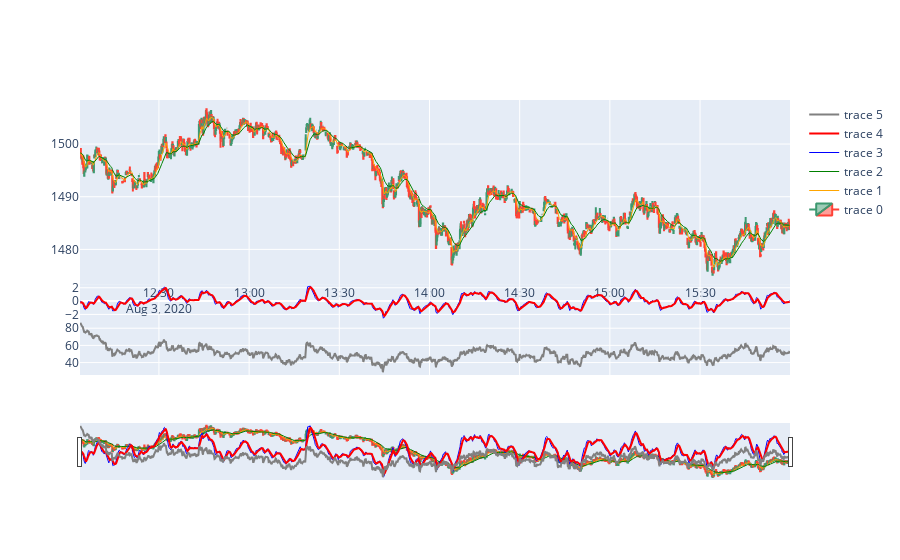

This figure's notebook cell:
### Code cell
### TEST NORMAL 
pd.set_option("display.max_rows", None, "display.max_columns", None)

import plotly.graph_objects as go
from plotly.subplots import make_subplots

import matplotlib.pyplot as plt
from pandas.plotting import register_matplotlib_converters
register_matplotlib_converters()
plt.rcParams["figure.figsize"] = [15, 10]

b=a.copy()
b.columns=b.columns.droplevel()

def setMA(df,p_swma=8,p_lwma=24,p_signal=6,p_rsi=36):
    exp1 = df.close_price.ewm(span=p_swma, adjust=False).mean()
    exp2 = df.close_price.ewm(span=p_lwma, adjust=False).mean()
    df['close_ch'] = df.close_price.diff(1)
    df['swma'] = exp1
    df['lwma'] = exp2
    df['macd'] = exp1-exp2
    df['macd_dir'] = ""
    df['macd_ch'] = df.macd.diff(1)
    df['signal'] = b.macd.ewm(span=p_signal, adjust=False).mean()
    df['signal_ch'] = df.signal.diff(2)/2
    df['conv']=df.macd_ch-df.signal_ch
    df['conv_ch']=df.macd_ch-df.signal_ch
    df['conv_ch_ewma']=df.conv_ch.ewm(span=4,adjust=False).mean()
    close = df['close_price']
    delta = close.diff() 
    up, down = delta.copy(), delta.copy()
    up[up < 0] = 0
    down[down > 0] = 0
    roll_up = up.ewm(com=p_rsi - 1, adjust=False).mean()
    roll_down = down.ewm(com=p_rsi - 1, adjust=False).mean().abs()
    rs = roll_up / roll_down   # relative strength =  average gain/average loss
    rsi = 100-(100/(1+rs))
    df['rsi'] = rsi
    
    return df[p_lwma-1:]

df = setMA(b)

fig = make_subplots(rows=3, cols=1, 
                    shared_xaxes=True, 
                    vertical_spacing=0.02)
candlesticks = go.Candlestick(x=df.index,
                open=df['open_price'],
                high=df['high'],
                low=df['low'],
                close=df['close_price'])
swma = go.Scatter(x=df.index, y=df.swma, line=dict(color='orange', width=1))
lwma = go.Scatter(x=df.index, y=df.lwma, line=dict(color='green', width=1))

macd = go.Scatter(x=df.index, y=df.macd, line=dict(color='blue', width=1),yaxis="y2")
signal = go.Scatter(x=df.index, y=df.signal, line=dict(color='red', width=2),yaxis="y2")

rsi = go.Scatter(x=df.index, y=df.rsi, line=dict(color='gray', width=2),yaxis="y3")

data = [candlesticks,swma,lwma,macd,signal,rsi]

layout = go.Layout( yaxis=dict(
        domain=[.33, 1]
    ),
    legend=dict(
        traceorder="reversed"
    ),
    yaxis2=dict(
        domain=[.2, .33]
    ),
    yaxis3=dict(
    domain=[0, .2]
    ),
)

fig = go.Figure(data=data,layout=layout)
fig.show()

stats = {
        'state':0,
    
        'open':0,
        'close':0,
        'profit':0,
        'pos':0,
    
        'signal':0,
        'signalp':0,
    
        'cross':-1
}
def momentumState(macd,signal,signal_ch,price,rsi):
    stats['signalp']=stats['signal']
    if signal>=macd:stats['signal']=-1 
    elif signal<macd:stats['signal']=1
    
    
    if stats['signal'] != stats['signalp']:
        stats['cross']= stats['cross']+1
        
    if stats['cross']<=0: stats['state']=0
    else: 
        if stats['state']==0 and stats['signal']==1 and signal>=0:
            stats['state'] = stats['signal']
            stats['open'] = price
        if stats['state'] == 1 and signal_ch <= 0:
            stats['close'] = price
            stats['state'] = 0
            print(stats['close']-stats['open'])
            stats['open'] = 0
        elif stats['signal']==-1 and signal <0:
            stats['state'] = stats['signal']
            stats['open'] = price
    return [stats['state'],"test"]
df['state'] = df.apply(lambda x: momentumState(x.macd, x.signal,x.signal_ch,x.close_price,x.rsi),1)
print(stats['profit']*15,stats['pos'])
display(df)

### Figure 1 — Plotly figure (JSON) as saved in the notebook; plotly's stock layout.template omitted (floating-point values rounded to 4 significant figures; data arrays with more than 128 entries replaced by an {"elided": "..."} marker saying what was removed)
{"data": [{"close": {"elided": "1417 float values"}, "high": {"elided": "1417 float values"}, "low": {"elided": "1417 float values"}, "open": {"elided": "1417 float values"}, "type": "candlestick", "x": {"elided": "1417 str values"}}, {"line": {"color": "orange", "width": 1}, "type": "scatter", "x": {"elided": "1417 str values"}, "y": {"elided": "1417 float values"}}, {"line": {"color": "green", "width": 1}, "type": "scatter", "x": {"elided": "1417 str values"}, "y": {"elided": "1417 float values"}}, {"line": {"color": "blue", "width": 1}, "type": "scatter", "x": {"elided": "1417 str values"}, "y": {"elided": "1417 float values"}, "yaxis": "y2"}, {"line": {"color": "red", "width": 2}, "type": "scatter", "x": {"elided": "1417 str values"}, "y": {"elided": "1417 float values"}, "yaxis": "y2"}, {"line": {"color": "gray", "width": 2}, "type": "scatter", "x": {"elided": "1417 str values"}, "y": {"elided": "1417 float values"}, "yaxis": "y3"}], "layout": {"legend": {"traceorder": "reversed"}, "yaxis": {"domain": [0.33, 1]}, "yaxis2": {"domain": [0.2, 0.33]}, "yaxis3": {"domain": [0, 0.2]}}}
